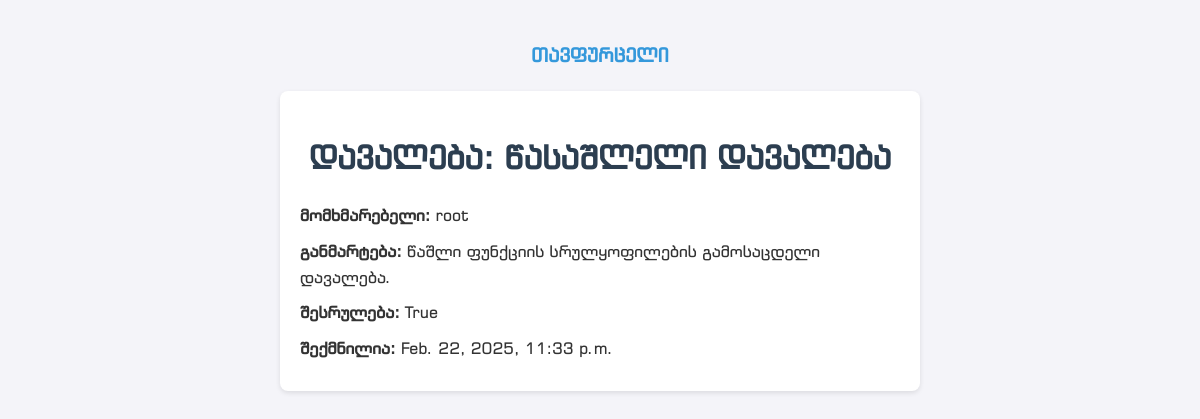
Screenshot of /task/4 with the database file from the repository.
### todo/models.py (models this page shows)
class Task(models.Model):
    user = models.ForeignKey(User, on_delete=models.CASCADE, null=True, blank=True)
    title = models.CharField(max_length=200)
    description = models.TextField(null=True)
    complete = models.BooleanField(default=False)
    created = models.DateTimeField(auto_now_add=True) # უცვლელად დაიმახსოვრებს დამატების თარიღს
    def __str__(self):
        return self.title

### todo/views.py (the view)
# urls.py: path('task/<int:pk>', views.TaskDetail.as_view(), name = 'task'),
class TaskDetail(DetailView):
    model = Task
    template_name = "todo/task.html"
    context_object_name = 'task'

### todo/templates/todo/task.html (shortened to what this page needs)
{% extends 'layout.html' %}
{% block content %}
<p class="center-link"><a href="{% url 'tasks' %}">თავფურცელი</a></p>
<div class="task-detail">
    <h1>დავალება: {{ task }}</h1>
    <p><strong>მომხმარებელი:</strong> {{ task.user }}</p>
    <p><strong>განმარტება:</strong> {{ task.description }}</p>
    <p><strong>შესრულება:</strong> {{ task.complete }}</p>
    <p><strong>შექმნილია:</strong> {{ task.created }}</p>
</div>
{% endblock %}

### todo/static/css/styles.css (style rules this page uses)
body { font-family: 'Arial', sans-serif; background-color: #f4f4f9; color: #333; margin: 0; padding: 20px; line-height: 1.6; }
h1 { font-family: 'BPG Extra Square Mtavruli'; color: #2c3e50; text-align: center; margin-bottom: 20px; }
a { text-decoration: none; color: #3498db; transition: color 0.3s ease; }
.task-detail { font-family: 'BPG Extra Square'; max-width: 600px; margin: 20px auto; background-color: #fff; padding: 20px; border-radius: 8px; box-shadow: 0 2px 5px rgba(0, 0, 0, 0.1); }
.task-detail p { margin: 10px 0; }
.center-link { font-family: 'BPG Extra Square Mtavruli'; display: block; text-align: center; margin: 20px 0; font-size: 1.2em; font-weight: bold; }

### rows the page displays
Task: title "წასაშლელი დავალება", user "root", description "წაშლი ფუნქციის სრულყოფილების გამოსაცდელი დავალება.", complete "True", created "Feb. 22, 2025, 11:33 p.m."
